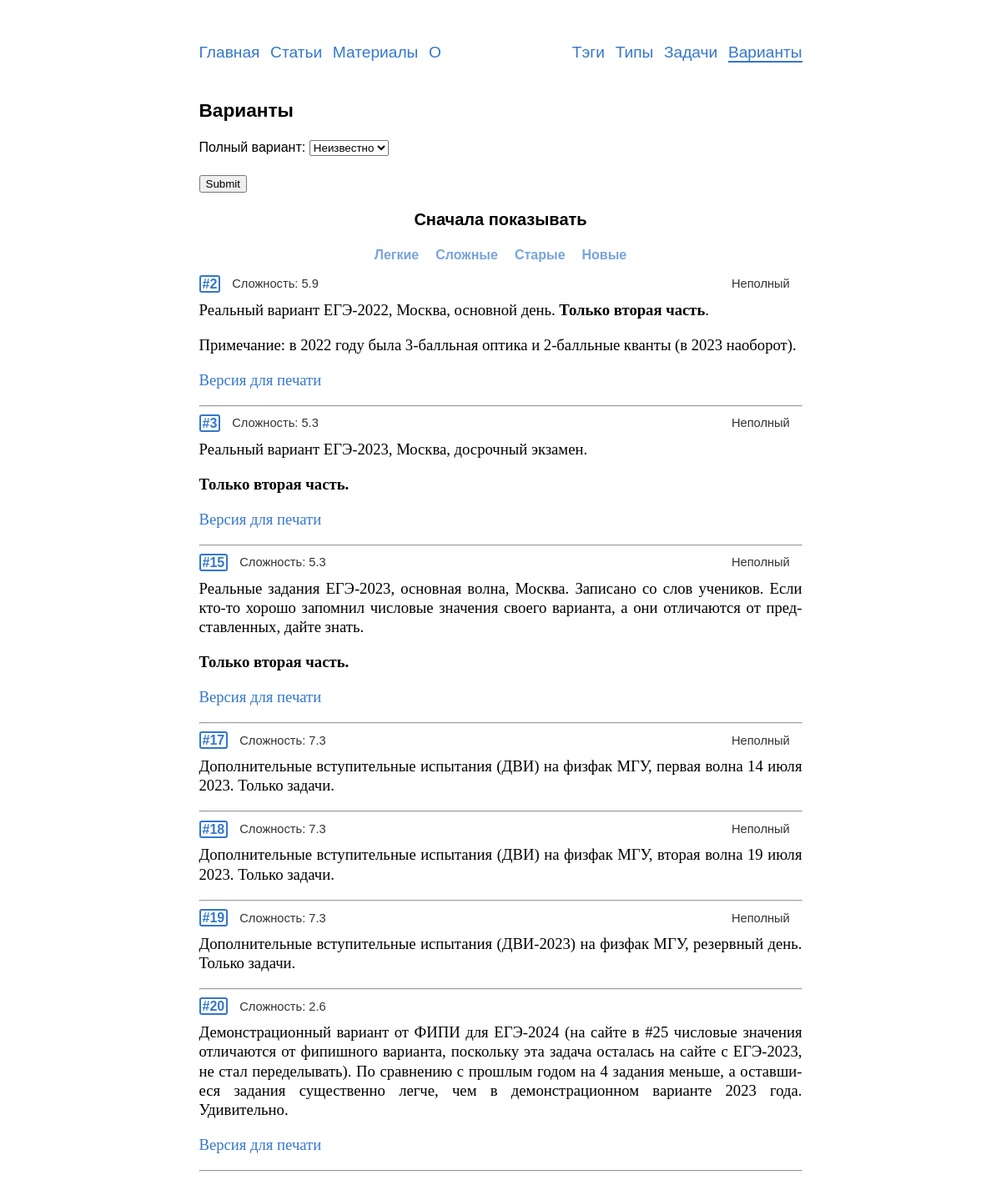
Page /variants/ on the committed database.
### variants/models.py (models this page shows, shortened)
class Variant(models.Model):
    objects = VariantManager()
    problems = SortedManyToManyField(Problem,
                                     verbose_name='задачи')
    text = models.TextField('комментарии', blank=True, null=True)
    complexity = models.FloatField('сложность', blank=True, default=0)
    is_full = models.BooleanField('полный вариант', default=True)
    show_answers = models.BooleanField('показать решения', default=True)
    date = models.DateField('дата добавления', auto_now_add=True)
    answer_slug = models.SlugField('slug для получения ответов',
                                   max_length=4, unique=False,
                                   blank=True, default='',
                                   validators=[validate_answer_slug])
    is_published = models.BooleanField('показывать в списке вариантов',
                                       default=True)
    class Meta:
        verbose_name = 'вариант'
        verbose_name_plural = 'варианты'
        default_related_name = 'variants'
    def get_absolute_url(self):
        return reverse('variants:detail', kwargs={'pk': self.pk})

### variants/views.py (the view, shortened to what this page needs)
# urls.py: path('', views.VariantsView.as_view(), name='list'),
class VariantsView(ListView):
    model = Variant
    template_name = 'variants/variants_list.html'
    context_object_name = 'variants'
    paginate_by = 30
    filter = VariantFilter
    def get_queryset(self):
        queryset = Variant.objects.list()
        pars = self.request.GET
        if 'order_by' in pars.keys() and pars['order_by'] in ('complexity',
                                                              'id',
                                                              '-complexity',
                                                              '-id'):
            order_by = self.request.GET['order_by']
        else:
            order_by = 'id'
        self.filterset = self.filter(self.request.GET, queryset=queryset)
        return self.filterset.qs.order_by(order_by)
    def get_context_data(self, **kwargs):
        data = super().get_context_data(**kwargs)
        data['filter'] = VariantFilter(self.request.GET)
        data['title'] = 'Варианты'
        return data

### problems/templatetags/markdown_extras.py (called while the page is built)
@register.filter()
@stringfilter
def markdown(value):
    return md.markdown(value, extensions=['markdown.extensions.fenced_code',
                                          'tables',
                                          'toc',
                                          'footnotes'])

### problems/templatetags/save_parameters.py (called while the page is built)
@register.simple_tag(takes_context=True)
def param_save(context, **kwargs):
    answ = context['request'].GET.copy()
    for param, value in kwargs.items():
        answ[param] = value
    for param in [param for param, value in answ.items() if not value]:
        del answ[param]
    return answ.urlencode()

### variants/managers.py (called while the page is built)
    def list(self):
        return (
            self.get_queryset()
                .only('id', 'complexity', 'text', 'is_full')
                .filter(is_published=True)
        )

### templates/variants/variants_list.html (shortened to what this page needs)
{% extends "base.html" %}
{% load markdown_extras %}
{% load save_parameters %}
{% load static %}
{% block content %}
  <h2>{{title}}</h2>
  <form method="get" class="no-print">
    {{ filter.form.as_p }}
    <input type="submit" />
  </form>
  <div class=center-flex><h3>Сначала показывать</h3></div>
  <div class="center-flex mb10 mt-5 sans fs12">
    <a class='var-sort{% if "=complexity" in request.get_full_path %} current {% endif %}' href="?{% param_save order_by="complexity" %}">Легкие</a>
    <a class='var-sort{% if "=-complexity" in request.get_full_path %} current {% endif %}' href="?{% param_save order_by="-complexity" %}">Сложные</a>
    <a class='var-sort{% if "=id" in request.get_full_path %} current {% endif %}' href="?{% param_save order_by="id" %}">Старые</a>
    <a class='var-sort{% if "=-id" in request.get_full_path %} current {% endif %}' href="?{% param_save order_by="-id" %}">Новые</a>
  </div>
  {% for variant in page_obj %}
    <div class="rel">
      <div class="var-id-in-list">
        <a href="{{variant.get_absolute_url}}"><b class='id-number'>#{{variant.id}}</b></a>
        <span class="compl">Сложность: {{variant.complexity}}</span>&nbsp;
        <span class="compl no-solution">{% if not variant.is_full %}Неполный{% endif %}</span>
      </div>
      <div>{{variant.text|markdown|safe}}</div>
    </div><hr>
    {% empty %}
    <p>Ничего не нашлось {{":("}}</p>
    <p>Попробуйте другой фильтр.</p>
  {% endfor %}
{% endblock %}

### static/css/style.css (style rules this page uses)
html { overflow-y: scroll; }
body { -webkit-hyphens: auto; -moz-hyphens: auto; -ms-hyphens: auto; hyphens: auto; margin: 0px auto; width: 723px; max-width: 100%; font-family: 'Times New Roman', Times, serif; text-align: justify; font-size: 14pt; line-height: 17.5pt; margin-bottom:12ex; }
.sans { font-family: Tahoma, Arial, sans-serif; }
h1, h2, h3, h4, h5, h6, .h1, .h2, .h3, .h4, .h5, .h6 { text-align: left; font-weight:bold; font-family: Tahoma, Arial, sans-serif; }
h2, .h2 { font-size:17pt; line-height: 21pt; }
h3, .h3 { font-size:15pt; line-height: 19pt; }
.id-number { border: 2px solid #3377cc; border-radius: 3px; padding: 0px 2px 0px 2px; font-family: Tahoma, Arial, sans-serif; font-size:12pt; }
.rel { position: relative; }
div.rel:has(div.var-id-in-list) { min-height:3ex; }
.var-id-in-list { margin-bottom:-10px; display: flex; flex-wrap: wrap; align-items: center; line-height: 15pt; }
.compl { margin-right:1.9ex; font-size: 11pt; font-family: Arial; color: #333333; -webkit-hyphens: none; -moz-hyphens: none; -ms-hyphens: none; hyphens: none; }
.no-solution { margin-left:auto; order:2; }
.id-in-list .compl:first-of-type, .var-id-in-list .compl:first-of-type { margin-left:1.8ex; }
a { text-decoration: none; color: #3377cc; }
label { font-family: Tahoma, Arial, sans-serif; font-size: 12pt; }
.fs12 { font-size: 12pt; }
.mt-5 { margin-top:-5px; }
.mb10 { margin-bottom:10px; }
.center-flex { display: flex; flex-wrap: wrap; justify-content: center; }
.var-sort { display: inline-block; border-radius: 3px; font-weight:900; line-height:inherit; padding: 2px 10px 3px; color: #3377ccaa; background-color: white; }

### rows in the picture
Variant: id "2", complexity "5.9", is_full "Неполный", text "Реальный вариант ЕГЭ-2022, Москва, основной день. Только вторая часть . Примечание: в 2022 году была 3-балльная оптика и 2-балльные кванты (в 2023 наоборот). Версия для печати"
Variant: id "3", complexity "5.3", is_full "Неполный", text "Реальный вариант ЕГЭ-2023, Москва, досрочный экзамен. Только вторая часть. Версия для печати"
Variant: id "15", complexity "5.3", is_full "Неполный", text "Реальные задания ЕГЭ-2023, основная волна, Москва. Записано со слов учеников. Если кто-то хорошо запомнил числовые значения своего варианта, а они отличаются от представленных, дайте знать. Только вторая часть. Версия для печати"
Variant: id "17", complexity "7.3", is_full "Неполный", text "Дополнительные вступительные испытания (ДВИ) на физфак МГУ, первая волна 14 июля 2023. Только задачи."
Variant: id "18", complexity "7.3", is_full "Неполный", text "Дополнительные вступительные испытания (ДВИ) на физфак МГУ, вторая волна 19 июля 2023. Только задачи."
Variant: id "19", complexity "7.3", is_full "Неполный", text "Дополнительные вступительные испытания (ДВИ-2023) на физфак МГУ, резервный день. Только задачи."
Variant: id "20", complexity "2.6", text "Демонстрационный вариант от ФИПИ для ЕГЭ-2024 (на сайте в #25 числовые значения отличаются от фипишного варианта, поскольку эта задача осталась на сайте с ЕГЭ-2023, не стал переделывать). По сравнению с прошлым годом на 4 задания меньше, а оставшиеся задания существенно легче, чем в демонстрационном варианте 2023 года. Удивительно. Версия для печати"

### other values in the picture
{{ title }} "Варианты"
